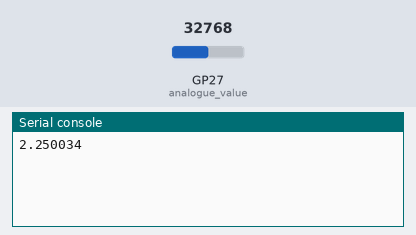
A program run on a simulated Raspberry Pi Pico running MicroPython. On the bench: the last lines printed to the serial console. Inputs (shaded band) come from the test bench; at power-on: GP27 (analogue_value) = 32768 (analog values on the 0–65535 scale).

Above: at 1.2 s.
1.3 s: GP27 (analogue_value) set to 45874
At 2.8 s:
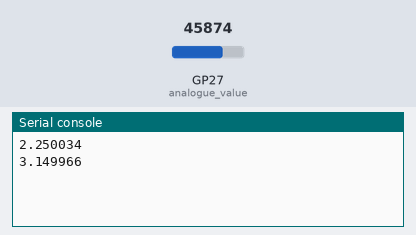
4.0 s: GP27 (analogue_value) set to 57670
At 4.3 s:
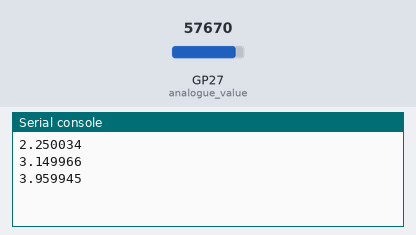
Timing chart, 0 to 7.0 s (numbered marks = the images above; inputs shaded):
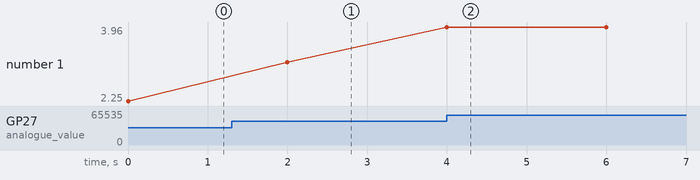

The program:

ADC_BATT.py
```python
from machine import Pin, ADC
from time import sleep

analogue_value = machine.ADC(27)
VOLTAGE_DROP_FACTOR = 1

while True:
    reading = analogue_value.read_u16()
    voltage = reading * (4.5 / 65535) * VOLTAGE_DROP_FACTOR
    print(voltage)
    sleep(2)
```

Measured:
- after the input at 1.3 s, the serial console: prints a new line after 0.70 s (image 1)
- after the input at 4.0 s, the serial console: prints a new line at once (image 2)
- plotted number 1: 2.25 → 3.15 after the input at 1.3 s, 3.15 → 3.96 after the input at 4.0 s
